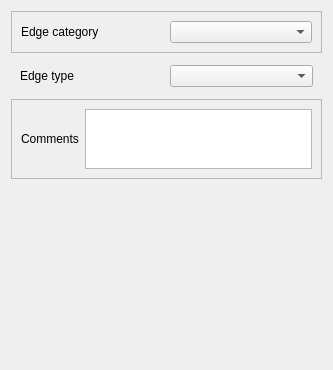
<?xml version="1.0" encoding="UTF-8"?>
<ui version="4.0">
 <class>Form_base3_ff</class>
 <widget class="QWidget" name="Form_base3_ff">
  <property name="geometry">
   <rect>
    <x>0</x>
    <y>0</y>
    <width>333</width>
    <height>370</height>
   </rect>
  </property>
  <property name="windowTitle">
   <string>Form</string>
  </property>
  <layout class="QVBoxLayout" name="verticalLayout" stretch="0,0,1,10">
   <property name="spacing">
    <number>3</number>
   </property>
   <item>
    <widget class="QFrame" name="frame">
     <property name="frameShape">
      <enum>QFrame::StyledPanel</enum>
     </property>
     <property name="frameShadow">
      <enum>QFrame::Raised</enum>
     </property>
     <layout class="QGridLayout" name="gridLayout">
      <item row="0" column="0">
       <widget class="QLabel" name="label_2">
        <property name="text">
         <string>Edge category</string>
        </property>
       </widget>
      </item>
      <item row="0" column="1">
       <widget class="QComboBox" name="comboBox_category"/>
      </item>
     </layout>
    </widget>
   </item>
   <item>
    <widget class="QStackedWidget" name="stackedWidget_category">
     <widget class="QWidget" name="page">
      <layout class="QGridLayout" name="gridLayout_2">
       <item row="0" column="0">
        <widget class="QLabel" name="label">
         <property name="text">
          <string>Edge type</string>
         </property>
        </widget>
       </item>
       <item row="0" column="1">
        <widget class="QComboBox" name="comboBox_edgetype"/>
       </item>
      </layout>
     </widget>
     <widget class="QWidget" name="page_2"/>
    </widget>
   </item>
   <item>
    <widget class="QFrame" name="frame_5">
     <property name="frameShape">
      <enum>QFrame::StyledPanel</enum>
     </property>
     <property name="frameShadow">
      <enum>QFrame::Raised</enum>
     </property>
     <layout class="QGridLayout" name="gridLayout_5">
      <item row="0" column="1">
       <widget class="QTextBrowser" name="textBrowser_comment">
        <property name="maximumSize">
         <size>
          <width>16777215</width>
          <height>60</height>
         </size>
        </property>
        <property name="readOnly">
         <bool>false</bool>
        </property>
       </widget>
      </item>
      <item row="0" column="0">
       <widget class="QLabel" name="label_15">
        <property name="text">
         <string>Comments</string>
        </property>
       </widget>
      </item>
     </layout>
    </widget>
   </item>
   <item>
    <spacer name="verticalSpacer">
     <property name="orientation">
      <enum>Qt::Vertical</enum>
     </property>
     <property name="sizeHint" stdset="0">
      <size>
       <width>20</width>
       <height>40</height>
      </size>
     </property>
    </spacer>
   </item>
  </layout>
 </widget>
 <resources>
  <include location="../../resources.qrc"/>
 </resources>
 <connections/>
</ui>
